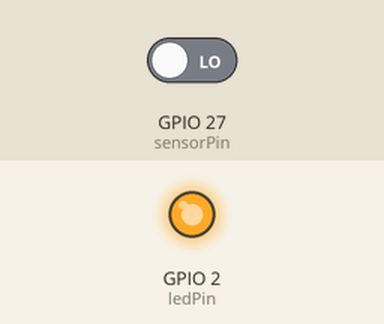
Recording of a sketch running on a simulated ESP32. Parts: output pins drawn as LEDs (lit = HIGH). The test bench sets the inputs (shaded band); at power-on: GPIO 27 (sensorPin) LOW. What the sketch prints to the serial monitor is not drawn.

Above: at 1.2 s.
1.3 s: GPIO 27 (sensorPin) driven HIGH
At 2.4 s:
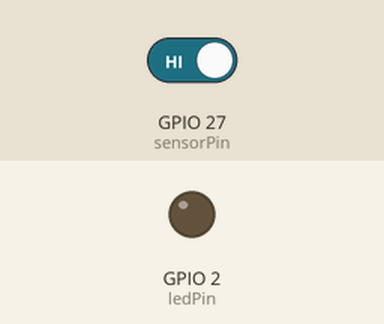
2.8 s: GPIO 27 (sensorPin) driven LOW
At 3.6 s:
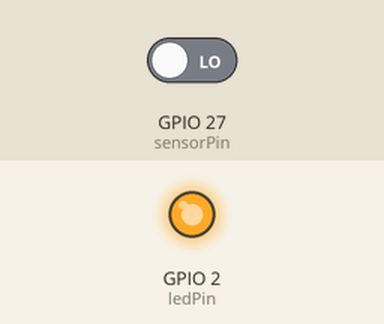
Timing chart, 0 to 5.8 s (numbered marks = the images above; inputs shaded):
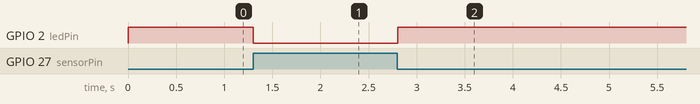

The sketch:

obstacle.ino
```cpp
// সামনে কিছু এলে বাতি জ্বলবে (IR obstacle sensor) — ESP32 বোর্ড
// সেন্সরের VCC যাবে 3V3-তে, GND যাবে GND-তে, OUT যাবে D27-এ।
// LED রেজিস্টর হয়ে D2-তে থাকবে।

const int sensorPin = 27;  // সামনে কিছু থাকলে LOW, না থাকলে HIGH
const int ledPin = 2;
bool wasBlocked = false;

void setup() {
  pinMode(sensorPin, INPUT);
  pinMode(ledPin, OUTPUT);
  Serial.begin(115200);
}

void loop() {
  bool blocked = digitalRead(sensorPin) == LOW;
  digitalWrite(ledPin, blocked ? HIGH : LOW);
  if (blocked && !wasBlocked) {
    Serial.println("সামনে বাধা!");
  }
  if (!blocked && wasBlocked) {
    Serial.println("পথ পরিষ্কার।");
  }
  wasBlocked = blocked;
  delay(50);
}
```

Measured:
- after the input at 1.3 s, GPIO 2 (ledPin): HIGH → LOW at once
- after the input at 2.8 s, GPIO 2 (ledPin): LOW → HIGH at once
